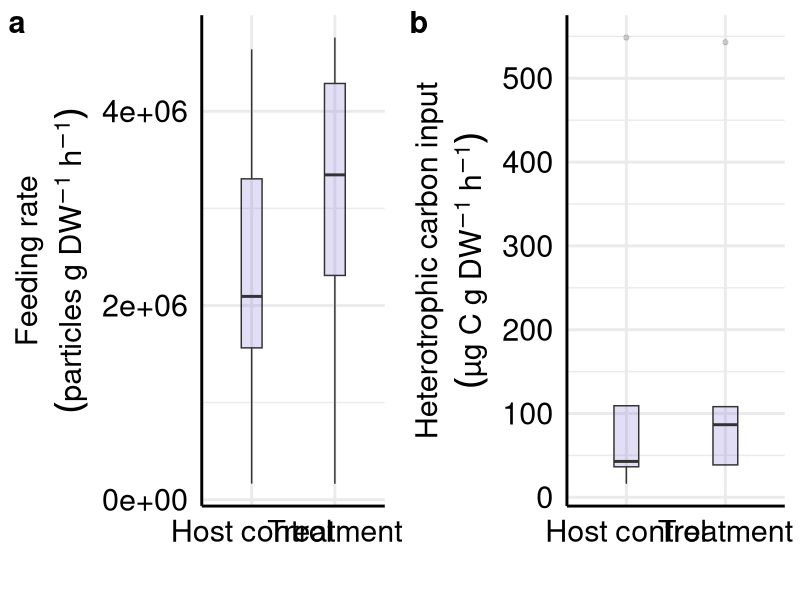
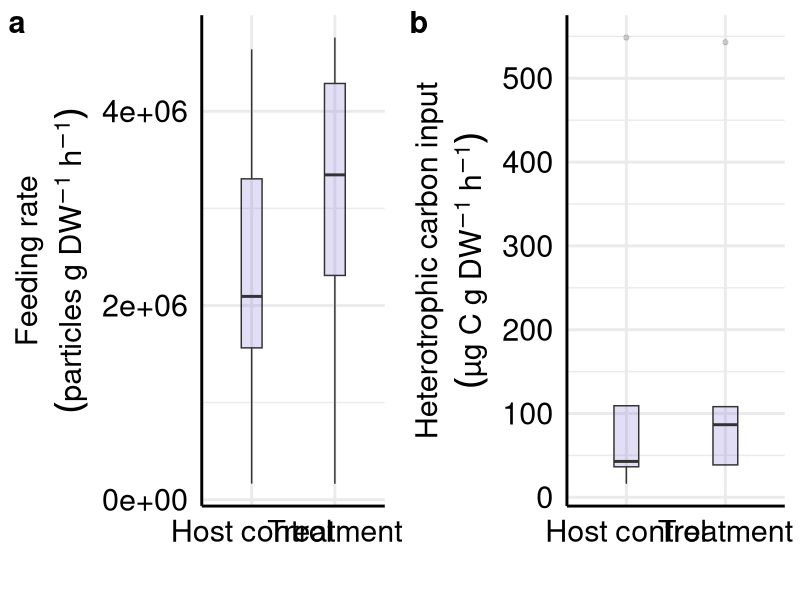

The R script that drew these images, in order:
#The effects of the nonnative brittle star Ophiothela mirabilis Verrill, 1867 on the feeding performance of an octocoral host in a southwestern Atlantic rocky shore 
#Patrick Derviche and Paulo da Cunha Lana 

#Packages
library(ggplot2)
library(ggpubr)

#Figure 6
#Fig. 5 Comparison of a the feeding rate (particles g DW-1 h -1 ) and b the heterotrophic carbon input (µg C g DW-1 h -1 ) of the octocoral Leptogorgia punicea under high natural colonization of Ophiothela mirabilis (treatment) and the octocoral naturally without brittle star individuals (host control)
data <- read.csv(file="feedingrates.csv",header=TRUE,sep=";",dec=".")

legFR <- expression(atop(Feeding~rate,(particles~g~DW^-1~h^-1)))
legHCI <- expression(atop(Heterotrophic~carbon~input,(µg~C~g~DW^-1~h^-1)))


FR<- ggplot(data, aes(x=group, y=fr)) + 
  geom_boxplot(fill="slateblue", alpha=0.2, width=.25) + 
  theme_minimal(base_size = 22)+
  xlab(" ") + ylab(legFR)+
  scale_y_continuous(breaks=seq(0,7000000,2000000))+
  theme(axis.text.x = element_text(color="black",size=22))+
  theme(axis.text.y = element_text(color="black",size=22))+ 
  theme(axis.line = element_line(colour = "black", size = 1, linetype = "solid"))


HCI<- ggplot(data, aes(x=group, y=hci)) + 
  geom_boxplot(fill="slateblue", alpha=0.2, width=.25) + 
  theme_minimal(base_size = 22)+
  xlab(" ") + ylab(legHCI)+
  scale_y_continuous(breaks=seq(0,600,100))+
  theme(axis.text.x = element_text(color="black",size=22))+
  theme(axis.text.y = element_text(color="black",size=22))+ 
  theme(axis.line = element_line(colour = "black", size = 1, linetype = "solid"))

Fig5 <- ggarrange(FR, HCI,  
                  labels = c("a", "b"),
                  font.label = list(size = 22, color = "black", face = "bold", family = NULL),
                  ncol = 2, nrow = 1)
Fig5


ggsave(Fig5, file="Fig5.png", width=14, height=5.6, dpi=1500)

#End
